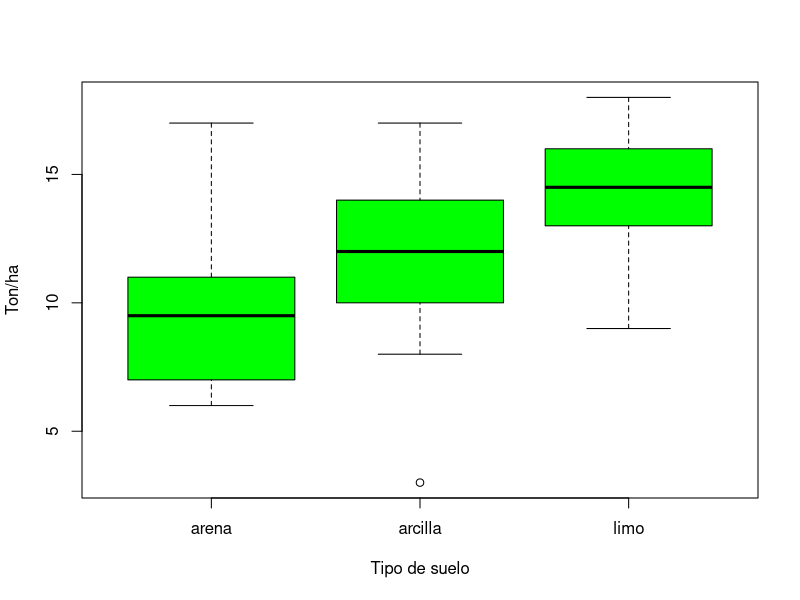
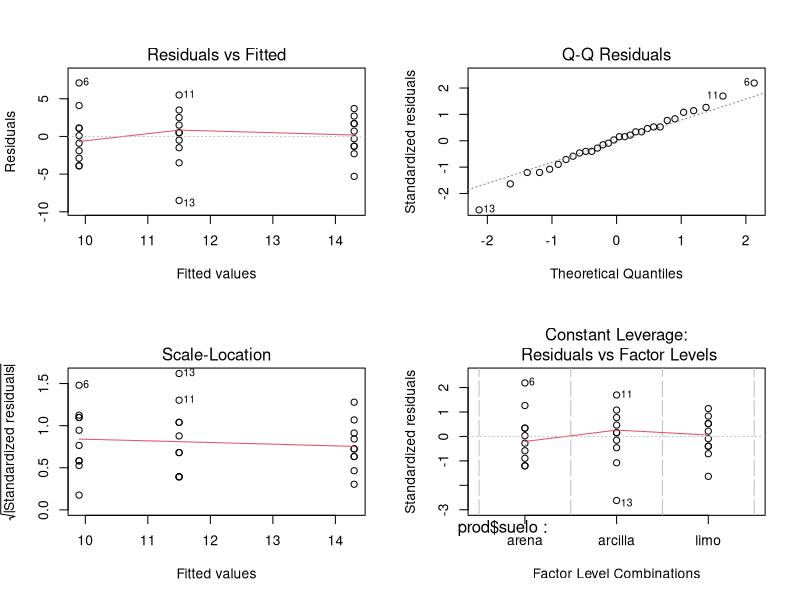
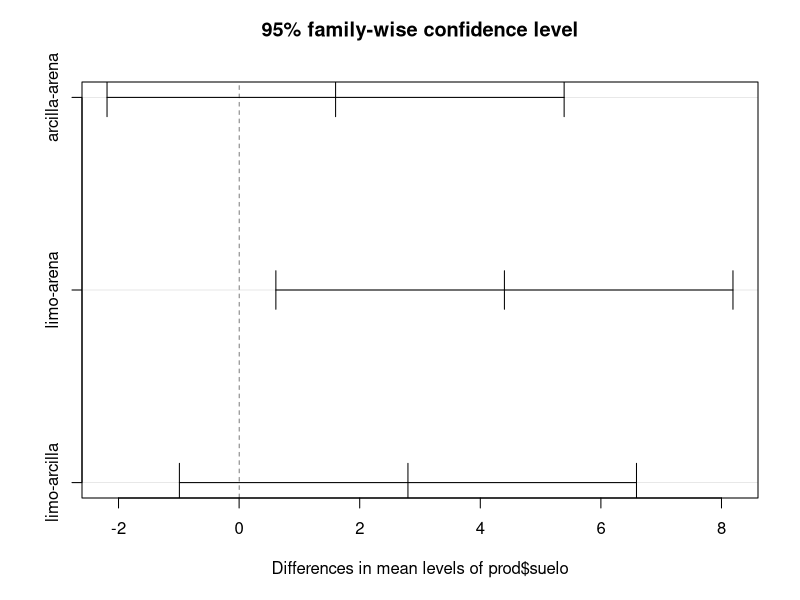

Source code (R) for these figures, in order:
# César A. Martínez Gauna 
# 09/08/2019
# Clase_5 "Análisis de Varianza"

#proviene del ANOVA.- comparar el efecto del tratamiento en mínimo 3 grupos

#no existe diferencia entre las medias de los tratamientos
#si existe diferencia en al menos una de las medias de los tratamientos

arena <- c(6, 10, 8, 6, 14, 17, 9, 11, 7, 11)
arcilla <- c(17, 15, 3, 11, 14, 12, 12, 8, 10,13)
limo <- c(13, 16, 9, 12, 15, 16, 17, 13, 18, 14)

y.ton <- c(arena, arcilla, limo)
suelo <-gl(3, 10, 30, labels=c("arena", "arcilla", "limo"))

prod <- data.frame(suelo, y.ton)
head(prod)

tapply(prod$y.ton, prod$suelo, mean)
tapply(prod$y.ton, prod$suelo, var)

shapiro.test(prod$y.ton)
bartlett.test(prod$y.ton, prod$suelo)
#determinar homogeneidad entre varianza aunque haya salido el doble en mean son homogeneo

fligner.test(prod$y.ton, prod$suelo)
#determinar homogeneidad entre varianza

#Ya comprobada la homogeneidad se procede al boxplot (inspeccion visual de datos)

boxplot(prod$y.ton ~ prod$suelo, xlab = "Tipo de suelo", 
       ylab = "Ton/ha", col = "green")

aov.suelo <- aov(prod$y.ton ~ prod$suelo)
aov.suelo
summary(aov.suelo)

par(mfrow=c(2,2))
plot(aov(prod$y.ton ~ prod$suelo))
par(mfrow=c(1,1))
#normal QQ en la grafica representa los valores residuales si son muy separados no se puede, juntos son normales

TukeyHSD(aov.suelo, conf.level = 0.95)
#cuando en arcilla-arena lwr hacia upr cruza a 0 o sea -2.19 a 5.39 no hay diferencia sig


plot(TukeyHSD(aov.suelo))
summary(aov.suelo)
summary.lm(aov.suelo)
#este ultimo es compracion para el modelo lineal.


